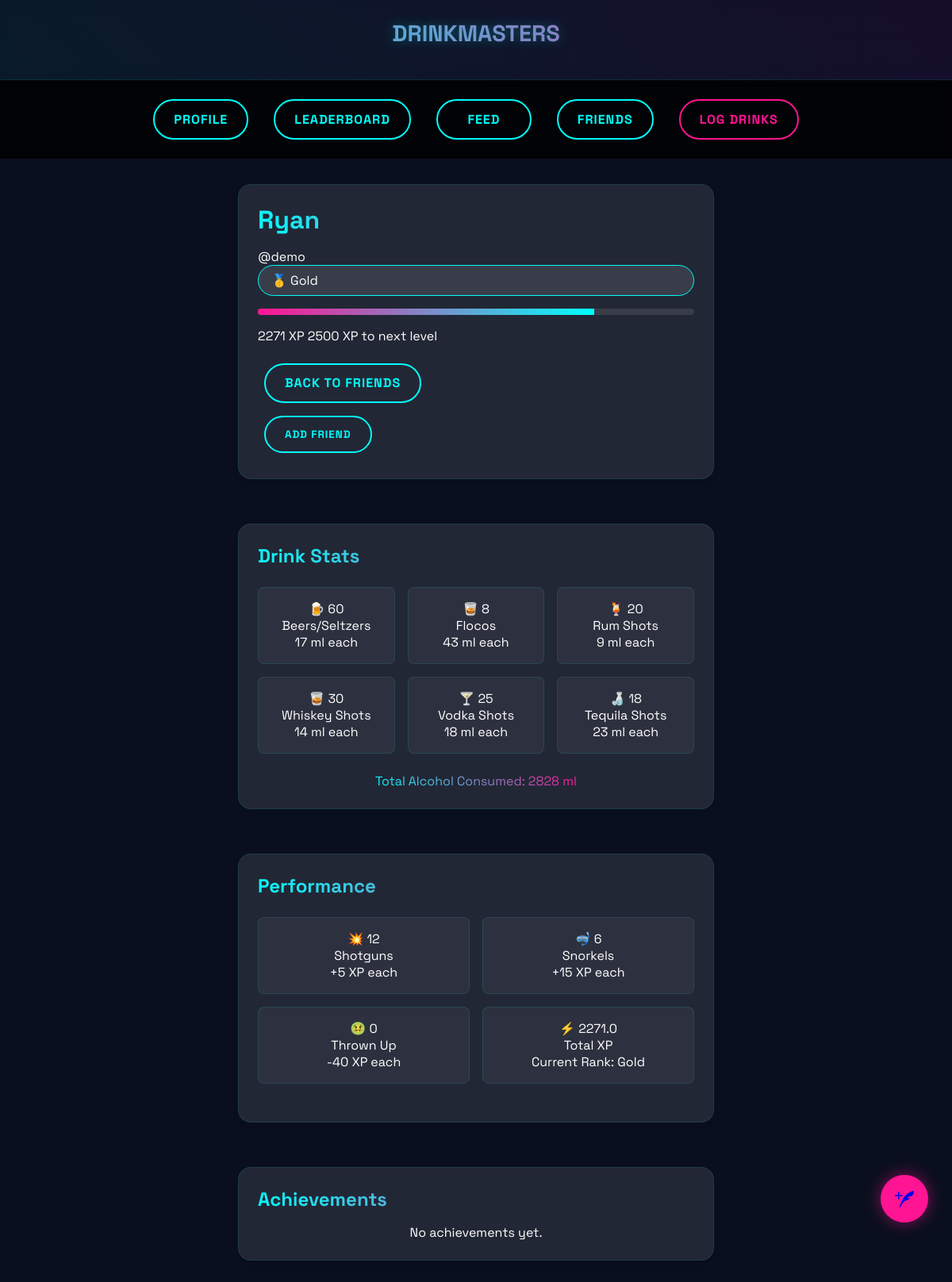
Page /accounts/friend_profile/demo/ (signed in) on the earlier database version.
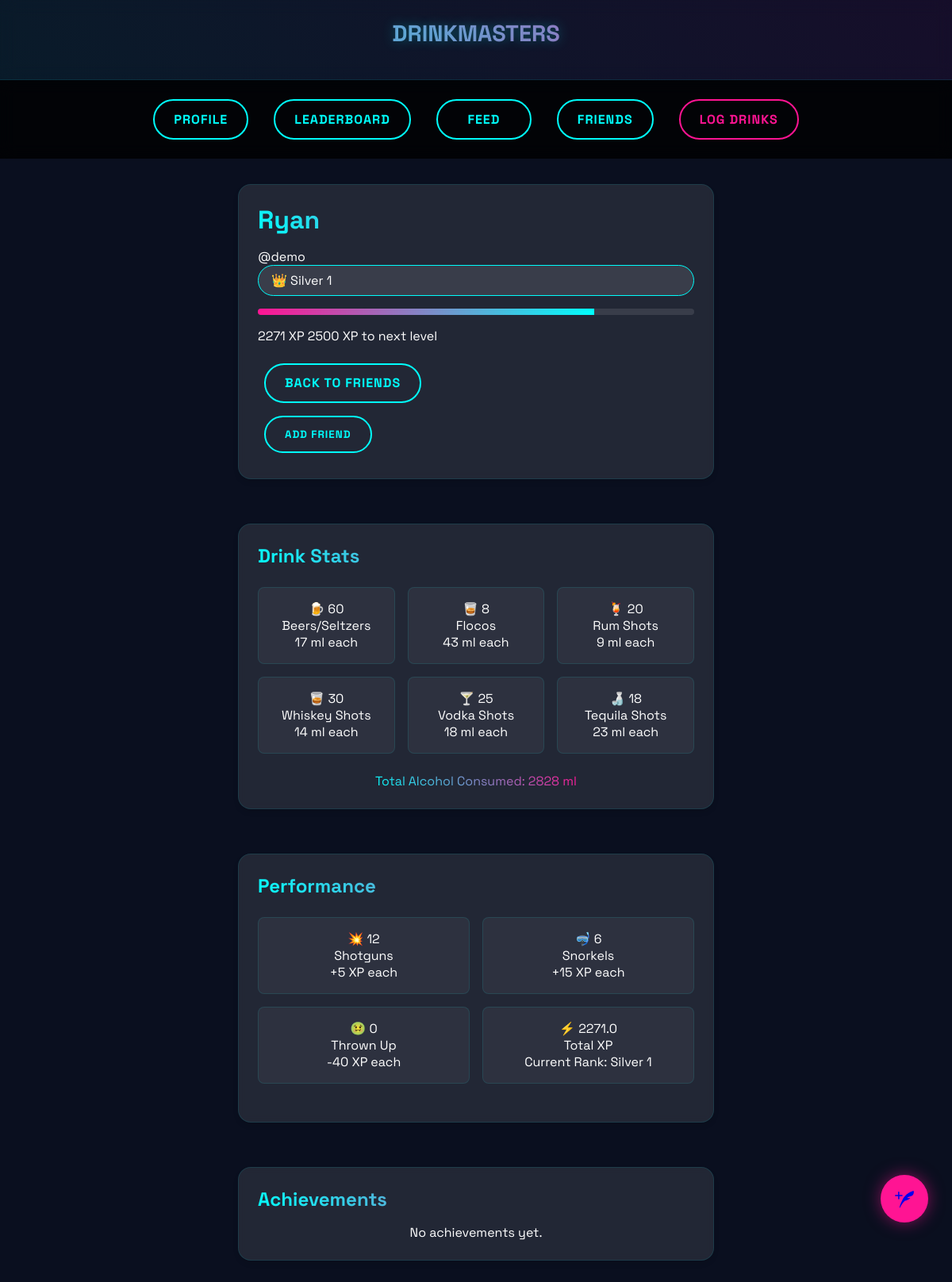
Same page on the later database version.
### accounts/models.py (models this page shows, shortened)
class Profile(models.Model):
    user = models.OneToOneField(User, on_delete=models.CASCADE)
    display_name = models.CharField(
        max_length=15,
        default='User',
        help_text="Display name (letters only, max 15 characters)"
    )
    beer      = models.IntegerField(default=0, help_text="Number of Beers/Seltzers drank (17 ml alcohol per beer)")
    floco     = models.IntegerField(default=0, help_text="Number of Flocos (43 ml alcohol per shot)")
    rum       = models.IntegerField(default=0, help_text="Number of rum shots (9 ml alcohol per shot)")
    whiskey   = models.IntegerField(default=0, help_text="Number of whiskey shots (14 ml alcohol per shot)")
    vodka     = models.IntegerField(default=0, help_text="Number of vodka shots (18 ml alcohol per shot)")
    tequila   = models.IntegerField(default=0, help_text="Number of tequila shots (23 ml alcohol per shot)")
    shotguns  = models.IntegerField(default=0, help_text="Number of shotguns")
    snorkels  = models.IntegerField(default=0, help_text="Number of snorkels")
    thrown_up = models.IntegerField(default=0, help_text="Times thrown up")
    xp        = models.IntegerField(default=0, help_text="Lifetime XP")
    tokens    = models.IntegerField(default=0, help_text="Available token balance")
    rank         = models.CharField(max_length=50, default='Bronze 1', help_text="Lifetime sub-rank")
    monthly_rank = models.CharField(max_length=50, default='Bronze',   help_text="Current month rank (resets 1st of each month)")
    yearly_rank  = models.CharField(max_length=50, default='Bronze',   help_text="Current calendar year rank (resets Jan 1)")
    friends = models.ManyToManyField('self', symmetrical=False, blank=True)
    def calculate_alcohol_drank(self):
        return (
            (self.beer    * 17) +
            (self.floco   * 43) +
            (self.rum     *  9) +
            (self.whiskey * 14) +
            (self.vodka   * 18) +
            (self.tequila * 23)
        )
    def calculate_xp(self):
        alcohol_xp = self.calculate_alcohol_drank() * 0.75
        bonus_xp   = (self.shotguns * 5) + (self.snorkels * 15)
        penalties  = self.thrown_up * 40
        return max(round(alcohol_xp + bonus_xp - penalties, 2), 0)
    @property
    def xp_to_next_level(self):
        return _next_threshold(int(self.xp), LIFETIME_RANKS)
    @property
    def xp_percentage(self):
        if self.rank == 'Steeze 3':
            return 100
        next_xp = self.xp_to_next_level
        if not next_xp:
            return 100
        current_floor = 0
        for threshold, _ in LIFETIME_RANKS:
            if self.xp >= threshold:
                current_floor = threshold
            else:
                break
        span = next_xp - current_floor
        if span <= 0:
            return 100
        return min(100, int(((self.xp - current_floor) / span) * 100))
    def check_achievements(self):
        earned = []
        for achievement in Achievement.objects.all():
            if achievement.qualifies(self):
                earned.append(achievement)
        return earned

### accounts/views.py (the view)
# urls.py: path('friend_profile/<str:username>/', views.friend_profile, name='friend_profile'),
@login_required
def friend_profile(request, username):
    friend_profile_obj = get_object_or_404(Profile, user__username=username)
    is_friend = friend_profile_obj in request.user.profile.friends.all()
    earned_achievements = friend_profile_obj.check_achievements()
    return render(request, 'accounts/friend_profile.html', {
        'friend_profile': friend_profile_obj,
        'is_friend': is_friend,
        'achievements': earned_achievements,  # if you're showing achievements here
    })

### accounts/models.py (called while the page is built)
def _next_threshold(xp, rank_table):
    for threshold, label in rank_table:
        if xp < threshold:
            return threshold
    return None

### accounts/templates/accounts/friend_profile.html (shortened to what the changed rows need)
{% extends 'base.html' %}
{% block content %}
<div class="profile-container">
    <div class="glass-card profile-header-card">
        <div class="profile-header-main">
            <div class="username-with-rank">
                <h1 class="gradient-text">{{ friend_profile.display_name }}</h1>
                        <p class="username-secondary">@{{ friend_profile.user.username }}</p>
                <div class="rank-badge" data-rank="{{ friend_profile.rank }}">
                    <span class="rank-icon">
                        {% if friend_profile.rank == "Bronze" %}
                            🥉
                        {% elif friend_profile.rank == "Silver" %}
                            🥈
                        {% elif friend_profile.rank == "Gold" %}
                            🥇
                        {% elif friend_profile.rank == "Platinum" %}
                            🔘
                        {% elif friend_profile.rank == "Diamond" %}
                            💎
                        {% else %}
                            👑
                        {% endif %}
                    </span>
                    <span class="rank-name">{{ friend_profile.rank }}</span>
                </div>
            </div>
            <div class="xp-display">
                <div class="xp-bar-container">
                    <div class="xp-text">
                        <span>{{ friend_profile.xp }} XP</span>
                        {% if friend_profile.rank != "Steez" %}
                            <span>{{ friend_profile.xp_to_next_level }} XP to next level</span>
                        {% else %}
                            <span>MAX RANK</span>
                        {% endif %}
                    </div>
                </div>
            </div>
        </div>
    </div>
    <div class="glass-card">
        <h2 class="gradient-text">Drink Stats</h2>
        <div class="stats-grid three-column">
            <div class="stat-item">
                <div class="stat-value">
                    <span class="stat-icon">🍺</span>
                    <span>{{ friend_profile.beer }}</span>
                </div>
            </div>
            <div class="stat-item">
                <div class="stat-value">
                    <span class="stat-icon">🥃</span>
                    <span>{{ friend_profile.floco }}</span>
                </div>
            </div>
            <div class="stat-item">
                <div class="stat-value">
                    <span class="stat-icon">🍹</span>
                    <span>{{ friend_profile.rum }}</span>
                </div>
            </div>
            <div class="stat-item">
                <div class="stat-value">
                    <span class="stat-icon">🥃</span>
                    <span>{{ friend_profile.whiskey }}</span>
                </div>
            </div>
            <div class="stat-item">
                <div class="stat-value">
                    <span class="stat-icon">🍸</span>
                    <span>{{ friend_profile.vodka }}</span>
                </div>
            </div>
            <div class="stat-item">
                <div class="stat-value">
                    <span class="stat-icon">🍶</span>
                    <span>{{ friend_profile.tequila }}</span>
                </div>
            </div>
        </div>
        <div class="total-alcohol" style="text-align: center; margin-top: 1rem;">
            <span class="gradient-text">Total Alcohol Consumed: {{ friend_profile.calculate_alcohol_drank }} ml</span>
        </div>
    </div>
    <div class="glass-card">
        <h2 class="gradient-text">Performance</h2>
        <div class="stats-grid two-column">
            <div class="stat-item">
                <div class="stat-value">
                    <span class="stat-icon">💥</span>
                    <span>{{ friend_profile.shotguns }}</span>
                </div>
            </div>
            <div class="stat-item">
                <div class="stat-value">
                    <span class="stat-icon">🤿</span>
                    <span>{{ friend_profile.snorkels }}</span>
                </div>
            </div>
            <div class="stat-item">
                <div class="stat-value">
                    <span class="stat-icon">🤢</span>
                    <span>{{ friend_profile.thrown_up }}</span>
                </div>
            </div>
            <div class="stat-item">
                <div class="stat-value">
                    <span class="stat-icon">⚡</span>
                    <span>{{ friend_profile.calculate_xp }}</span>
                </div>
                <div class="stat-label">Total XP</div>
                <div class="stat-subtext">Current Rank: {{ friend_profile.rank }}</div>
            </div>
        </div>
    </div>
<div class="glass-card">
    <h2 class="gradient-text">Achievements</h2>
</div>
</div>
{% endblock %}

Differences in the rows shown:
changed Profile "Ryan": rank "Gold" → "Silver 1"
